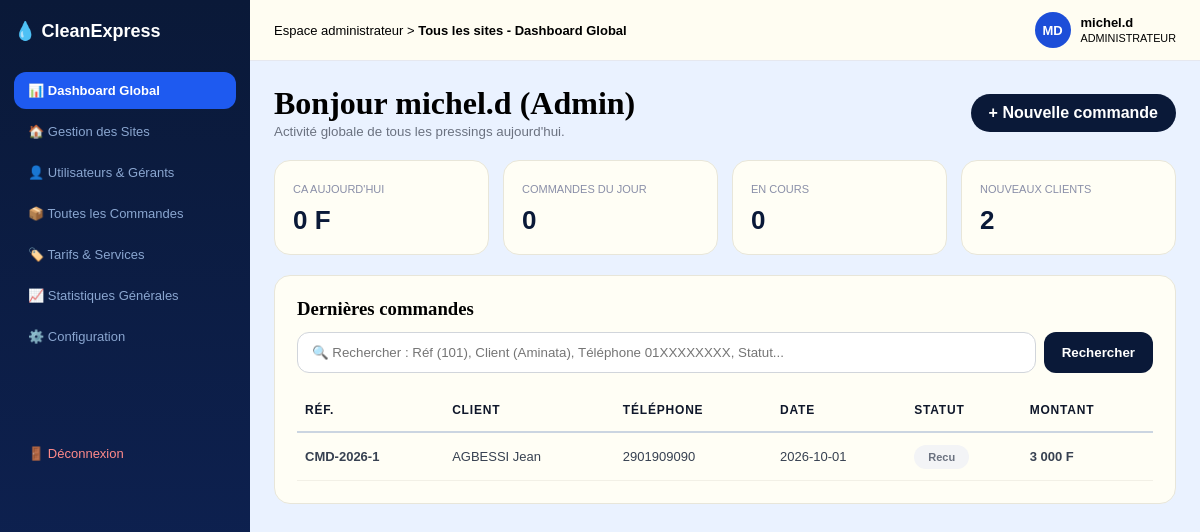
/dashboard_admin.php (signed in), run on the app's committed database.
### tables this page shows
CREATE TABLE `commande` (
  `id_commande` int(11) NOT NULL,
  `date_commande` datetime DEFAULT current_timestamp(),
  `Statut_commande` varchar(30) DEFAULT NULL,
  `id_site` int(11) DEFAULT NULL,
  `id_client` int(11) DEFAULT NULL,
  `id_users` int(11) DEFAULT NULL
);

CREATE TABLE `client` (
  `id_client` int(11) NOT NULL,
  `nom` varchar(50) DEFAULT NULL,
  `prenom` varchar(50) DEFAULT NULL,
  `telephone` varchar(20) DEFAULT NULL,
  `password` varchar(255) DEFAULT 'client123'
);

### dashboard_admin.php (the view, shortened to what this page needs)
<?php
$pdo = new PDO("mysql:host=127.0.0.1;dbname=clean_express;charset=utf8mb4","root","");
$pdo->setAttribute(PDO::ATTR_ERRMODE, PDO::ERRMODE_EXCEPTION);
$q = trim($_GET['q'] ?? '');
$ca = $pdo->query("
  SELECT COALESCE(SUM(p.montant_paiement),0)
  FROM paiement p
  JOIN commande c ON c.id_commande = p.id_commande
  WHERE DATE(c.date_commande) = CURDATE()
")->fetchColumn();
$nbCmd = $pdo->query("SELECT COUNT(*) FROM commande WHERE DATE(date_commande)=CURDATE()")->fetchColumn();
$enCours = $pdo->query("SELECT COUNT(*) FROM commande WHERE Statut_commande='En cours'")->fetchColumn();
$clients = $pdo->query("SELECT COUNT(*) FROM client")->fetchColumn();
if($q !== ""){
  $req = $pdo->prepare("
  SELECT c.id_commande, cl.nom, cl.prenom, cl.telephone, c.date_commande, c.Statut_commande,
  COALESCE((SELECT SUM(montant_paiement) FROM paiement WHERE id_commande=c.id_commande),0) as montant
  FROM commande c JOIN client cl ON c.id_client=cl.id_client
  WHERE c.id_commande LIKE :q OR cl.nom LIKE :q2 OR cl.prenom LIKE :q3 OR cl.telephone LIKE :q4 OR c.Statut_commande LIKE :q5
  ORDER BY c.id_commande DESC");
  $req->execute([':q'=>"%$q%", ':q2'=>"%$q%", ':q3'=>"%$q%", ':q4'=>"%$q%", ':q5'=>"%$q%"]);
} else {
  $req = $pdo->query("
  SELECT c.id_commande, cl.nom, cl.prenom, cl.telephone, c.date_commande, c.Statut_commande,
  COALESCE((SELECT SUM(montant_paiement) FROM paiement WHERE id_commande=c.id_commande),0) as montant
  FROM commande c JOIN client cl ON c.id_client=cl.id_client
  ORDER BY c.id_commande DESC LIMIT 10");
}
$commandes = $req->fetchAll();
function badge($s){
  $s=trim($s);
  return '<span style="background:#f3f4f6;color:#6b7280;padding:6px 14px;border-radius:20px;font-size:11px;font-weight:700">'.htmlspecialchars($s).'</span>';
}
function formatTel($tel){
  $t = preg_replace('/\D/','',$tel); return substr($t,-10);
}
?>
<!DOCTYPE html><html><head><meta charset="utf-8"><title>Admin - CleanExpress</title>
</head><body>
<div class="sidebar"><div class="logo">💧 CleanExpress</div>
<a class="active" href="dashboard_admin.php">📊 Dashboard Global</a><a href="sites.php">🏠 Gestion des Sites</a><a href="comptes.php">👤 Utilisateurs & Gérants</a><a href="commande.php">📦 Toutes les Commandes</a><a href="tarifs.php">🏷️ Tarifs & Services</a><a href="stats.php">📈 Statistiques Générales</a><a href="config.php">⚙️ Configuration</a>
<div style="margin-top:80px"><a href="index.php" style="color:#ff8a8a">🚪 Déconnexion</a></div></div>
<div class="main"><div class="topbar"><div>Espace administrateur > <b>Tous les sites - Dashboard Global</b></div><div style="display:flex;gap:10px;align-items:center"><div style="width:36px;height:36px;background:#1d4ed8;color:#fff;border-radius:50%;display:flex;align-items:center;justify-content:center;font-weight:800">MD</div><div><b>michel.d</b><br><small>ADMINISTRATEUR</small></div></div></div>
<div class="content">
<div style="display:flex;justify-content:space-between;align-items:center"><div><h1 style="font-family:Georgia,serif;margin:0;font-size:32px">Bonjour michel.d (Admin) </h1><small style="color:#6b7280">Activité globale de tous les pressings aujourd'hui.</small></div><a href="commande.php?new=1" style="background:#0a1938;color:#fff;padding:10px 18px;border-radius:24px;text-decoration:none;font-weight:700">+ Nouvelle commande</a></div>
<div class="kpis"><div class="kpi"><small>CA AUJOURD'HUI</small><b><?= number_format($ca,0,',',' ') ?> F</b></div><div class="kpi"><small>COMMANDES DU JOUR</small><b><?= $nbCmd ?></b></div><div class="kpi"><small>EN COURS</small><b><?= $enCours ?></b></div><div class="kpi"><small>NOUVEAUX CLIENTS</small><b><?= $clients ?></b></div></div>
<div class="card">
<h3 style="font-family:Georgia,serif;margin:0 0 12px 0">Dernières commandes</h3>
<form method="get" style="display:flex;gap:8px;margin-bottom:16px"><input class="search" name="q" value="<?= htmlspecialchars($q) ?>" placeholder="🔍 Rechercher : Réf (101), Client (Aminata), Téléphone 01XXXXXXXX, Statut..."><button class="btnS">Rechercher</button></form>
<table><tr><th>RÉF.</th><th>CLIENT</th><th>TÉLÉPHONE</th><th>DATE</th><th>STATUT</th><th>MONTANT</th></tr>
<?php foreach($commandes as $c):?><tr><td style="font-weight:700">CMD-2026-<?= $c['id_commande'] ?></td><td><?= htmlspecialchars($c['nom'].' '.$c['prenom']) ?></td><td><?= formatTel($c['telephone']) ?></td><td><?= date('Y-m-d',strtotime($c['date_commande'])) ?></td><td><?= badge($c['Statut_commande']) ?></td><td style="font-weight:700"><?= number_format($c['montant'],0,',',' ') ?> F</td></tr><?php endforeach;?></table>
</div></div></div></body></html>

### dashboard_admin.php (style rules this page uses)
* { box-sizing:border-box;font-family:Arial }
body { margin:0;display:flex;background:#eaf2ff;min-height:100vh }
.sidebar { width:250px;background:linear-gradient(180deg,#0a1938,#0f245a);padding:20px 14px }
.sidebar .logo { color:#fff;font-weight:800;font-size:18px;margin-bottom:30px }
.sidebar a { display:block;padding:11px 14px;border-radius:12px;text-decoration:none;color:#8aa6d0;font-size:13px;margin:4px 0 }
.sidebar a.active { background:#1e5af0;color:#fff;font-weight:700 }
.main { flex:1 }
.topbar { background:#fffdf2;padding:12px 24px;display:flex;justify-content:space-between;align-items:center;border-bottom:1px solid #e6e8ef;font-size:13px }
.content { padding:24px }
.kpis { display:grid;grid-template-columns:1fr 1fr 1fr 1fr;gap:14px;margin-top:20px }
.kpi { background:#fffef5;border-radius:16px;padding:18px;border:1px solid #e8e6d9 }
.kpi small { color:#8a8fa8;font-size:11px;text-transform:uppercase }
.kpi b { font-size:26px;display:block;margin-top:8px;color:#0a1938 }
.card { background:#fffef5;border-radius:16px;padding:22px;border:1px solid #e8e6d9;margin-top:20px }
table { width:100%;border-collapse:collapse }
th { font-size:12px;color:#0f172a;text-align:left;padding:14px 8px;text-transform:uppercase;font-weight:900;letter-spacing:0.8px;border-bottom:2px solid #cbd5e1 }
td { padding:16px 8px;border-bottom:1px solid #f2f0e6;font-size:13px;color:#374151 }
.search { flex:1;padding:12px 14px;border-radius:12px;border:1px solid #d1d5db }
.btnS { padding:12px 18px;border-radius:12px;border:none;background:#0a1938;color:#fff;font-weight:800 }

### data on the page
commande: id_commande "1", id_client.prenom "AGBESSI Jean", id_client.telephone "2901909090", date_commande "2026-10-01", Statut_commande "Recu", montant "3 000"

### other printed values
$ca "0"
$nbCmd "0"
$enCours "0"
$clients "2"
